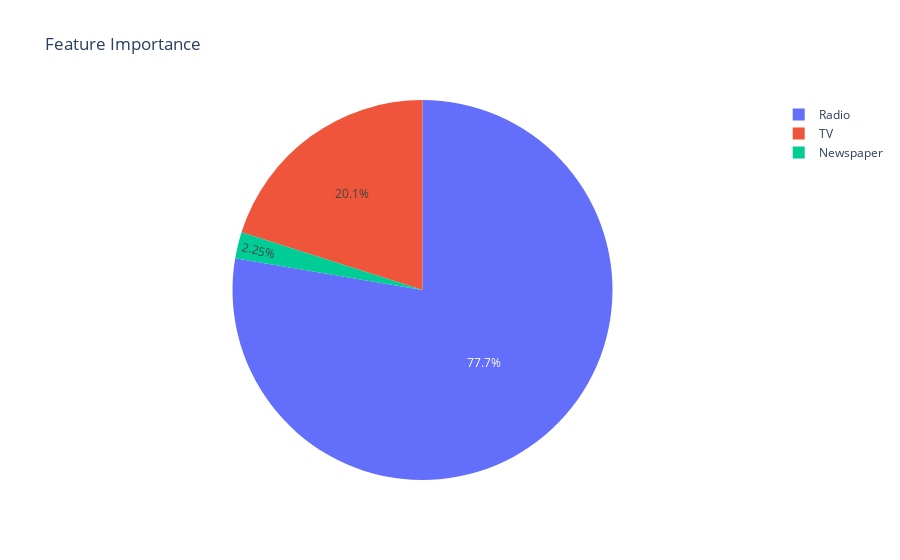

This figure's notebook cell:
### Code cell
#show with pie chart fi

fig = px.pie(fi, values='inv_ratio', names='Feature', title='Feature Importance')
fig.show()

### Figure 1 — Plotly figure (JSON) as saved in the notebook; plotly's stock layout.template omitted (floating-point values rounded to 4 significant figures)
{"data": [{"domain": {"x": [0, 1], "y": [0, 1]}, "hovertemplate": "Feature=%{label}<br>inv_ratio=%{value}<extra></extra>", "labels": ["Radio", "TV", "Newspaper"], "legendgroup": "", "name": "", "showlegend": true, "type": "pie", "values": [77.66, 20.08, 2.251]}], "layout": {"legend": {"tracegroupgap": 0}, "title": {"text": "Feature Importance"}}}
